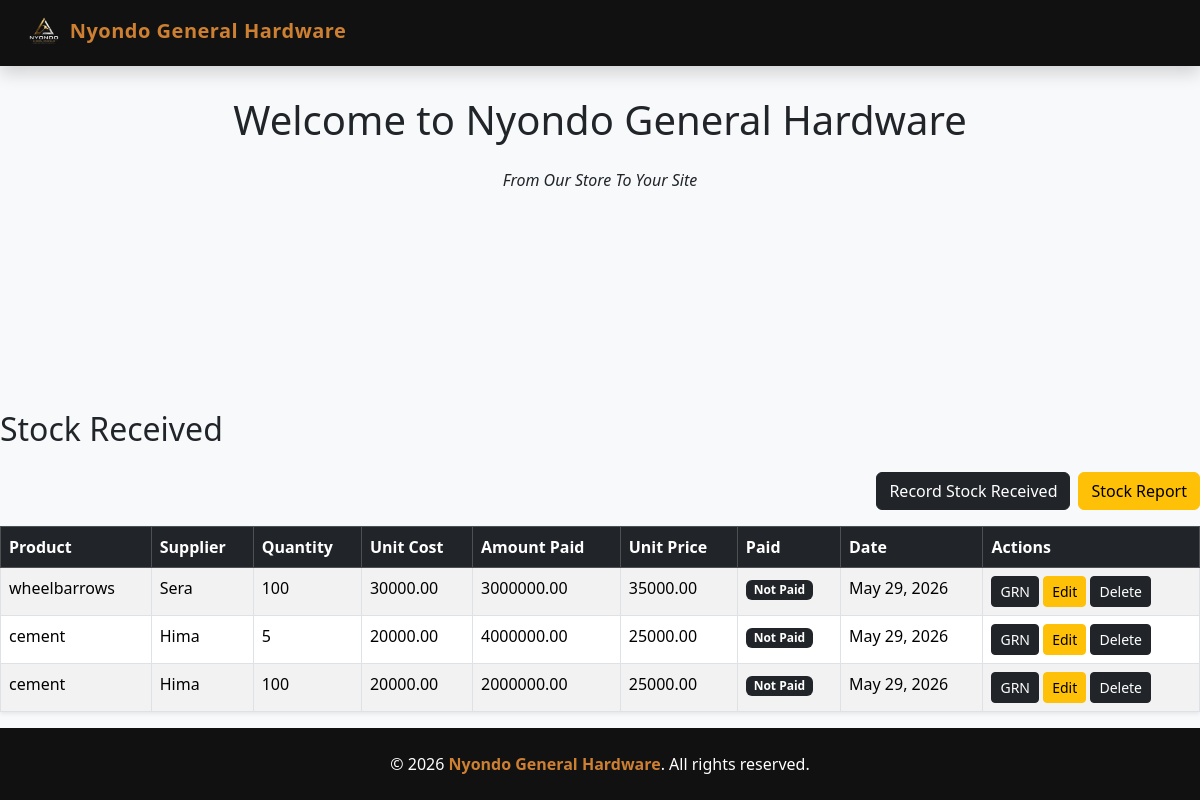
/stock/, run on the app's committed database.
### stockapp/models.py (models this page shows, shortened)
class Stock(models.Model):
    product = models.ForeignKey(Product, on_delete=models.CASCADE)
    supplier = models.CharField(max_length=100)
    quantity = models.PositiveIntegerField(default=0)
    unit_cost = models.DecimalField(max_digits=10, decimal_places=2, default=0)
    selling_price = models.DecimalField(max_digits=10, decimal_places=2, default=0)
    amount_paid = models.DecimalField(max_digits=10, decimal_places=2, default=0)
    amount_due = models.DecimalField(max_digits=10, decimal_places=2, default=0)
    date = models.DateField(auto_now_add=True)
    is_paid = models.BooleanField(default=True)
    class Meta:
        permissions = [
            ("can_manage_stock", "can manage stock"),
            ("can_view_reports", "can view reports"),
        ]

### salesapp/models.py (models this page shows)
class Product(models.Model):
    category_name = models.ForeignKey(Category, on_delete=models.CASCADE)
    product_name = models.CharField(max_length=100)
    unit_price = models.DecimalField(max_digits=100, decimal_places=2, default=0)
    selling_price = models.DecimalField(max_digits=100, decimal_places=2, default=0)
    description = models.TextField(blank=True)
    def __str__(self):
        return self.product_name

### stockapp/views.py (the view)
# urls.py: path('', views.stock_list, name='stock_list'),
def stock_list(request):
    stocks = Stock.objects.all().order_by("-date")
    return render(request, 'stock_list.html', {'stocks': stocks})

### stockapp/templates/stock_list.html (shortened to what this page needs)
{% extends 'base.html' %}
{% block content %}
<div class="d-flex justify-content-between align-items-center mb-3">
    <h2>Stock Received</h2>
</div>
<div class="d-flex justify-content-end gap-2 mb-3">
            <a href="{% url 'create_receipt' %}" class="btn btn-dark">Record Stock Received</a>
            <a href="{% url 'stock_report' %}" class="btn btn-warning">Stock Report</a>
        </div>
<table class="table table-bordered table-striped shadow-sm">
    <thead class="table-dark">
        <tr>
            <th>Product</th>
            <th>Supplier</th>
            <th>Quantity</th>
            <th>Unit Cost</th>
            <th>Amount Paid</th>
            <th>Unit Price</th>
            <th>Paid</th>
            <th>Date</th>
            <th>Actions</th>
        </tr>
    </thead>
    <tbody>
        {% for stock in stocks %}
        <tr>
            <td>{{ stock.product}}</td>
            <td>{{ stock.supplier}}</td>
            <td>{{ stock.quantity }}</td>
            <td>{{ stock.unit_cost }}</td>
            <td>{{ stock.amount_paid }}</td>
            <td>{{ stock.selling_price }}</td>
            <td>
                {% if stock.is_paid %}
                    <span class="badge bg-warning">Paid</span>
                {% else %}
                    <span class="badge bg-dark">Not Paid</span>
                {% endif %}
            </td>
            <td>{{ stock.date }}</td>
            <td>
                <a href="{% url 'goods_received_note' stock.id %}" class="btn btn-dark btn-sm">GRN</a>
                <a href="{% url 'stock_edit' stock.id %}" class="btn btn-warning btn-sm">Edit</a>
                <a href="{% url 'delete_receipt' stock.id %}" class="btn btn-dark btn-sm">Delete</a>
            </td>
        </tr>
        {% empty %}
        <tr>
            <td colspan="8" class="text-center">No stock receipts found.</td>
        </tr>
        {% endfor %}
    </tbody>
</table>
{% endblock %}

### templates/base.html (style rules this page uses)
:root { --black: #111111; --bronze: #cd7f32; --white: #ffffff; --light-bg: #f8f9fa; }
body { background-color: var(--light-bg); min-height: 100vh; display: flex; flex-direction: column; }

### data on the page
Stock: product "wheelbarrows", supplier "Sera", quantity "100", unit_cost "30000.00", amount_paid "3000000.00", selling_price "35000.00", is_paid "Not Paid", date "May 29, 2026"
Stock: product "cement", supplier "Hima", quantity "5", unit_cost "20000.00", amount_paid "4000000.00", selling_price "25000.00", is_paid "Not Paid", date "May 29, 2026"
Stock: product "cement", supplier "Hima", quantity "100", unit_cost "20000.00", amount_paid "2000000.00", selling_price "25000.00", is_paid "Not Paid", date "May 29, 2026"
